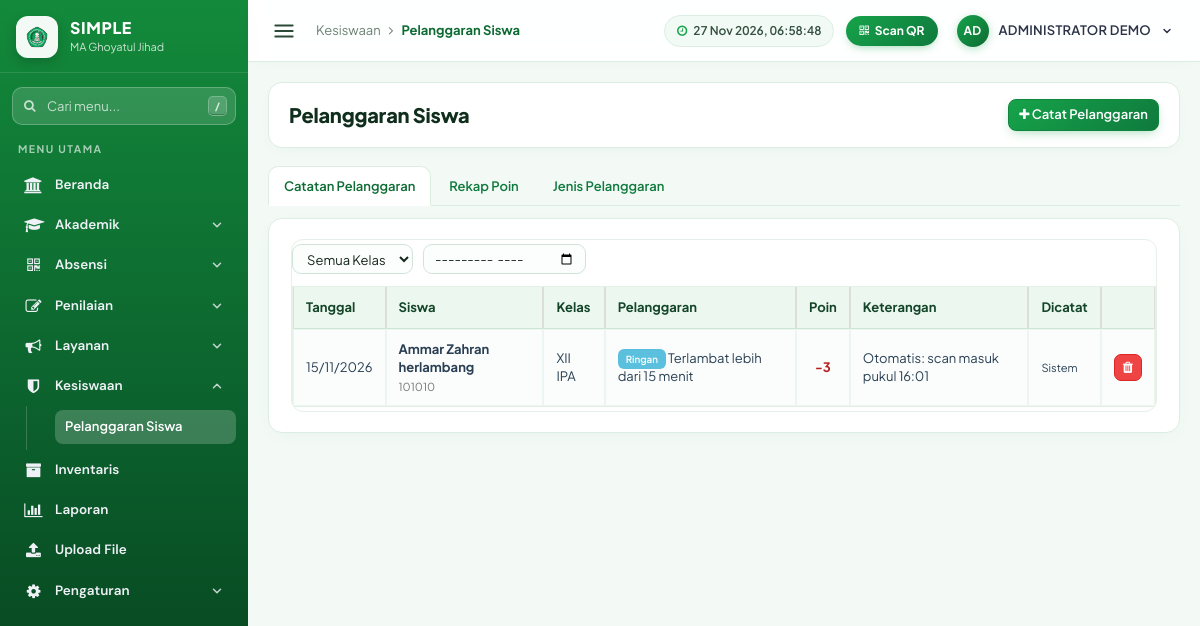
/index.php?page=Pelanggaran (signed in), run on the app's committed database.
### tables this page shows
CREATE TABLE `pelanggaran_siswa` (
  `id` int NOT NULL,
  `siswa_id` int NOT NULL,
  `jenis_id` int NOT NULL,
  `tanggal` date NOT NULL,
  `poin` int NOT NULL,
  `keterangan` varchar(255) DEFAULT NULL,
  `dicatat_oleh` varchar(100) DEFAULT NULL,
  `dibuat` datetime DEFAULT NULL
);

CREATE TABLE `siswa` (
  `id` int NOT NULL,
  `nis` varchar(20) NOT NULL,
  `nisn` varchar(20) DEFAULT NULL,
  `nama` varchar(120) NOT NULL,
  `jenis_kelamin` char(1) NOT NULL DEFAULT 'L',
  `kelas_id` int DEFAULT NULL,
  `tanggal_lahir` date DEFAULT NULL,
  `alamat` varchar(200) DEFAULT NULL,
  `nama_wali` varchar(120) DEFAULT NULL,
  `no_hp_wali` varchar(30) DEFAULT NULL,
  `status` varchar(10) NOT NULL DEFAULT 'Active',
  `foto` varchar(100) DEFAULT NULL
);

CREATE TABLE `kelas` (
  `id` int NOT NULL,
  `nama` varchar(30) NOT NULL,
  `tingkat` varchar(5) NOT NULL,
  `jurusan` varchar(30) DEFAULT NULL,
  `wali_guru_id` int DEFAULT NULL
);

CREATE TABLE `jenis_pelanggaran` (
  `id` int NOT NULL,
  `nama` varchar(120) NOT NULL,
  `kategori` varchar(10) NOT NULL DEFAULT 'Ringan',
  `poin` int NOT NULL DEFAULT '5'
);

### index.php (called while the page is built, shortened)
<?php
require_once __DIR__ . '/library/helpers.php';
require_once __DIR__ . '/library/access.php';
$routes = [
    'Dashboard' => 'pages/home.php',
    'Data-Siswa' => 'pages/siswa.php',
    'Data-Guru' => 'pages/guru.php',
    'Data-Kelas' => 'pages/kelas.php',
    'Absen-Scan' => 'pages/absen_scan.php',
    'Absen-Siswa' => 'pages/absen_siswa.php',
    'Absen-Guru' => 'pages/absen_guru.php',
    'Cetak-Kartu' => 'pages/kartu.php',
    'Profile' => 'pages/profile.php',
    'User-Guide' => 'pages/help.php',
    'Help' => 'pages/help.php',
    'Users' => 'pages/users.php',
    'Upload-File' => 'pages/upload_file.php',
    'Tahun-Ajaran' => 'pages/tahun_ajaran.php',
    'Mata-Pelajaran' => 'pages/mapel.php',
    'Jadwal' => 'pages/jadwal.php',
    'Perizinan' => 'pages/perizinan.php',
    'Pengumuman' => 'pages/pengumuman.php',
    'Kenaikan-Kelas' => 'pages/kenaikan.php',
    'Input-Nilai' => 'pages/nilai.php',
    'Rapor' => 'pages/rapor.php',
    'Cetak-Rapor' => 'pages/cetak_rapor.php',
    'Laporan' => 'pages/laporan.php',
    'Pelanggaran' => 'pages/pelanggaran.php',
    'Inventaris' => 'pages/inventaris.php',
    'Master-Menu' => 'pages/master_menu.php',
];
$page = $_GET['page'] ?? 'Dashboard';
require __DIR__ . '/' . $routes[$page];

### library/access.php (called while the page is built, shortened)
<?php
function mgmtRoles() { return ['ADMIN', 'KEPALA MADRASAH', 'WAKIL KEPALA', 'TATA USAHA']; }
function menuRegistry() {
    return [
        ['Beranda', 'fa-university', 'Dashboard', null],
        ['Akademik', 'fa-graduation-cap', null, [['Data Siswa', 'Data-Siswa'], ['Data Guru', 'Data-Guru'], ['Data Kelas', 'Data-Kelas'], ['Mata Pelajaran', 'Mata-Pelajaran'], ['Jadwal Pelajaran', 'Jadwal'], ['Tahun Ajaran', 'Tahun-Ajaran'], ['Kenaikan Kelas', 'Kenaikan-Kelas']]],
        ['Absensi', 'fa-qrcode', null, [['Scan Absen', 'Absen-Scan'], ['Absensi Siswa', 'Absen-Siswa'], ['Absensi Guru', 'Absen-Guru']]],
        ['Penilaian', 'fa-pencil-square-o', null, [['Input Nilai', 'Input-Nilai'], ['Rapor', 'Rapor']]],
        ['Layanan', 'fa-bullhorn', null, [['Perizinan', 'Perizinan'], ['Pengumuman', 'Pengumuman']]],
        ['Kesiswaan', 'fa-shield', null, [['Pelanggaran Siswa', 'Pelanggaran']]],
        ['Inventaris', 'fa-archive', 'Inventaris', null],
        ['Laporan', 'fa-bar-chart', 'Laporan', null],
        ['Upload File', 'fa-upload', 'Upload-File', null],
        ['Pengaturan', 'fa-cog', null, [['Kelola User', 'Users'], ['Master Menu', 'Master-Menu']]],
    ];
}
function canAccess($page) {
    $alias = ['Cetak-Kartu' => 'Data-Siswa', 'Cetak-Rapor' => 'Rapor', 'Profile' => 'Dashboard', 'Help' => 'Dashboard', 'User-Guide' => 'Dashboard'];
    $page = $alias[$page] ?? $page;
    if ($page === 'Dashboard') return true;
    if ($page === 'Master-Menu') return role() === 'ADMIN';
    if ($page === 'Users') return role() === 'ADMIN' || isset($_SESSION['MASTER_LOGIN_SES']);
    if (role() === 'ADMIN') return true;
    return defaultAccess($page, role());
}

### library/helpers.php (called while the page is built, shortened)
<?php
function e($s) { return htmlspecialchars((string)$s, ENT_QUOTES, 'UTF-8'); }
function role() { return strtoupper((string)($_SESSION['SES_ROLE'] ?? '')); }
function qall($db, $sql, $types = '', $p = []) {
    $st = $db->prepare($sql);
    $st->execute();
    return $st->get_result()->fetch_all(MYSQLI_ASSOC);
}

### pages/pelanggaran.php (the view, shortened to what this page needs)
<?php
$db = $koneksidb;
$isMgmt = in_array(role(), mgmtRoles(), true);
$tab = in_array($_GET['tab'] ?? '', ['catatan', 'rekap', 'jenis'], true) ? $_GET['tab'] : 'catatan';
$jenisList = qall($db, "SELECT j.*, (SELECT COUNT(*) FROM pelanggaran_siswa p WHERE p.jenis_id = j.id) AS dipakai FROM jenis_pelanggaran j ORDER BY FIELD(kategori,'Ringan','Sedang','Berat'), poin, nama");
$katCls = ['Ringan' => 'info', 'Sedang' => 'warning', 'Berat' => 'danger'];
$data = [];
if ($tab === 'catatan') {
    $bulan = preg_match('/^\d{4}-\d{2}$/', $_GET['bulan'] ?? '') ? $_GET['bulan'] : '';
    $w = []; $ty = ''; $pp = [];
    $data = qall($db, "SELECT p.*, s.nama AS siswa, s.nis, k.nama AS kelas, j.nama AS jenis, j.kategori FROM pelanggaran_siswa p JOIN siswa s ON s.id = p.siswa_id
        LEFT JOIN kelas k ON k.id = s.kelas_id JOIN jenis_pelanggaran j ON j.id = p.jenis_id " . ($w ? 'WHERE ' . implode(' AND ', $w) : '') . " ORDER BY p.tanggal DESC, p.id DESC LIMIT 300", $ty, $pp);
    $siswaList = qall($db, "SELECT s.id, s.nama, k.nama AS kelas FROM siswa s LEFT JOIN kelas k ON k.id = s.kelas_id WHERE s.status = 'Active' ORDER BY k.nama, s.nama");
}
include "header.php";
$tabs = ['catatan' => 'Catatan Pelanggaran', 'rekap' => 'Rekap Poin', 'jenis' => 'Jenis Pelanggaran'];
?>
<div class="right_col" role="main">
  <div class="page-title"><div class="title_left"><h3>Pelanggaran Siswa</h3></div>
    <div class="title_right"><?php if ($tab === 'catatan'): ?><button class="btn btn-primary btn-sm" id="btnAdd"><i class="fa fa-plus"></i> Catat Pelanggaran</button>
      <?php elseif ($tab === 'jenis' && canEdit()): ?><button class="btn btn-primary btn-sm" id="btnJenis"><i class="fa fa-plus"></i> Tambah Jenis</button><?php endif; ?></div></div>
  <ul class="nav nav-tabs" style="margin-bottom:12px"><?php foreach ($tabs as $k => $v) echo '<li class="' . ($tab === $k ? 'active' : '') . '"><a href="?page=Pelanggaran&tab=' . $k . '">' . $v . '</a></li>'; ?></ul>
  <div class="x_panel"><div class="x_content table-responsive">
  <?php if ($tab !== 'jenis'): ?>
    <form method="GET" class="form-inline" style="margin-bottom:12px"><input type="hidden" name="page" value="Pelanggaran"><input type="hidden" name="tab" value="<?= $tab ?>">
      <select name="kelas" class="form-control input-sm" onchange="this.form.submit()"><option value="">Semua Kelas</option></select>
      <?php if ($tab === 'catatan'): ?><input type="month" name="bulan" class="form-control input-sm" value="<?= e($bulan) ?>" onchange="this.form.submit()">
      <?php else: ?><select name="per" class="form-control input-sm" onchange="this.form.submit()"><option value="ta"<?= $per === 'ta' ? ' selected' : '' ?>>Semester aktif</option><option value="all"<?= $per === 'all' ? ' selected' : '' ?>>Semua waktu</option></select><?php endif; ?></form>
  <?php endif; ?>
  <?php if ($tab === 'catatan'): ?>
    <table class="table table-bordered table-striped table-condensed"><thead><tr><th>Tanggal</th><th>Siswa</th><th>Kelas</th><th>Pelanggaran</th><th class="text-center">Poin</th><th>Keterangan</th><th>Dicatat</th><?php if ($isMgmt): ?><th></th><?php endif; ?></tr></thead>
      <tbody><?php if (!$data) echo '<tr><td colspan="8" class="text-center text-muted">Belum ada catatan.</td></tr>'; ?>
      <?php foreach ($data as $r): ?><tr><td><?= date('d/m/Y', strtotime($r['tanggal'])) ?></td><td><b><?= e($r['siswa']) ?></b><br><small class="text-muted"><?= e($r['nis']) ?></small></td><td><?= e($r['kelas']) ?></td>
        <td><span class="label label-<?= $katCls[$r['kategori']] ?? 'default' ?>"><?= e($r['kategori']) ?></span> <?= e($r['jenis']) ?></td><td class="text-center"><b style="color:#b91c1c">-<?= (int)$r['poin'] ?></b></td><td><?= e($r['keterangan']) ?></td><td><small><?= e($r['dicatat_oleh']) ?></small></td>
        <?php if ($isMgmt): ?><td><form method="POST"><button class="btn btn-danger btn-xs" onclick="return confirm('Hapus catatan ini?')"><i class="fa fa-trash"></i></button></form></td><?php endif; ?></tr><?php endforeach; ?></tbody></table>
  <?php endif; ?>
  </div></div>
</div>
<?php if ($tab === 'catatan'): ?>
<div class="modal fade" id="mdl" tabindex="-1"><div class="modal-dialog"><form class="modal-content" method="POST">
  <div class="modal-header"><button type="button" class="close" data-dismiss="modal">&times;</button><h4 class="modal-title">Catat Pelanggaran</h4></div>
  <div class="modal-body"><input type="hidden" name="act" value="add">
    <div class="form-group"><label>Siswa</label><select class="form-control" name="siswa_id" id="p_siswa" required style="width:100%"><option value="">- pilih siswa -</option><?php foreach ($siswaList as $s) echo '<option value="' . $s['id'] . '">' . e($s['nama'] . ' (' . $s['kelas'] . ')') . '</option>'; ?></select></div>
    <div class="form-group"><label>Jenis pelanggaran</label><select class="form-control" name="jenis_id" required><option value="">- pilih -</option><?php foreach ($jenisList as $j) echo '<option value="' . $j['id'] . '">[' . e($j['kategori']) . '] ' . e($j['nama']) . ' (-' . (int)$j['poin'] . ' poin)</option>'; ?></select></div>
    <div class="form-group"><label>Tanggal</label><input type="date" class="form-control" name="tanggal" value="<?= date('Y-m-d') ?>" required></div>
    <div class="form-group"><label>Keterangan</label><textarea class="form-control" name="keterangan" rows="2" maxlength="255"></textarea></div></div>
  <div class="modal-footer"><button type="button" class="btn btn-default" data-dismiss="modal">Batal</button><button class="btn btn-primary">Simpan</button></div>
</form></div></div>
<?php endif; include "footer.php"; ?>

### assets/css/simple.css (style rules this page uses)
:root { --bg: #060a13; --panel: #0c1220; --card: #111a2d; --card-hover: #16223a; --line: #1e2a45; --fg: #e9eef8; --muted: #92a0bd; --green: #25b84f; --green-soft: rgba(37, 184, 79, .14); --amber: #fcb900; --amber-soft: rgba(252, 185, 0, .14); --danger: #ff6b6b; --font-display: "Sora", "Segoe UI", system-ui, sans-serif; --font-body: "Plus Jakarta Sans", "Segoe UI", system-ui, sans-serif; color-scheme: dark; }
* { box-sizing: border-box; }
html, body { height: 100%; }
body { background: var(--bg); color: var(--fg); font-family: var(--font-body); font-size: 15px; line-height: 1.5; padding-left: max(0px, env(safe-area-inset-left, 0px)); padding-right: max(0px, env(safe-area-inset-right, 0px)); }
button, input { font: inherit; color: inherit; }

### assets/css/legacy.css (style rules this page uses)
.right_col { padding: 0 4px 24px; color: #2a3f54; }
.right_col .page-title { display: flex; flex-wrap: wrap; align-items: center; justify-content: space-between; gap: 8px; margin: 0 0 14px; padding: 0; }
.right_col .page-title h3 { margin: 0; font-size: 22px; font-weight: 600; color: #1c2438; }
.right_col .title_left, .right_col .title_right { width: auto; float: none; padding: 0; min-height: 0; }
.x_panel { background: #fff; border: 1px solid #dde1e9; border-radius: 8px; padding: 14px 18px; margin-bottom: 16px; position: relative; box-shadow: 0 1px 2px rgba(20,30,60,.04); }
.x_content { padding: 4px 0; }
.btn { border-radius: 6px; }
.right_col .form-control { box-shadow: none; }
body { margin:0 }
:root { color-scheme: light; }
body { font-size: 13px; }
.right_col input, .right_col select, .right_col textarea, .dataTables_wrapper select, .dataTables_wrapper input { background: #fff; color: #333; border: 1px solid #ccc; border-radius: 4px; font-size: 13px; }
.right_col select option { background: #fff; color: #333; }
table.dataTable thead th, table.table thead th { color: #1c2438; background: #fff; }
table.dataTable tbody td, table.table tbody td { color: #2a3f54; }
.right_col .page-title h3 { font-size: 19px; }
.right_col .btn { font-size: 13px; }

### data on the page
pelanggaran_siswa: tanggal "15/11/2026", siswa.nama "Ammar Zahran herlambang", siswa.nis "101010", kelas.nama "XII IPA", jenis_pelanggaran.kategori "Ringan", jenis_pelanggaran.nama "Terlambat lebih dari 15 menit", poin "3", keterangan "Otomatis: scan masuk pukul 16:01", dicatat_oleh "Sistem"

### other printed values
$nm "Beranda"
$nm "Akademik"
$nm "Absensi"
$nm "Penilaian"
$nm "Layanan"
$nm "Kesiswaan"
$k[0] "Pelanggaran Siswa"
$nm "Inventaris"
$nm "Laporan"
$nm "Upload File"
$nm "Pengaturan"
$c "Kesiswaan"
$c "Pelanggaran Siswa"
initials($__nama) "AD"
$__nama "ADMINISTRATOR DEMO"
